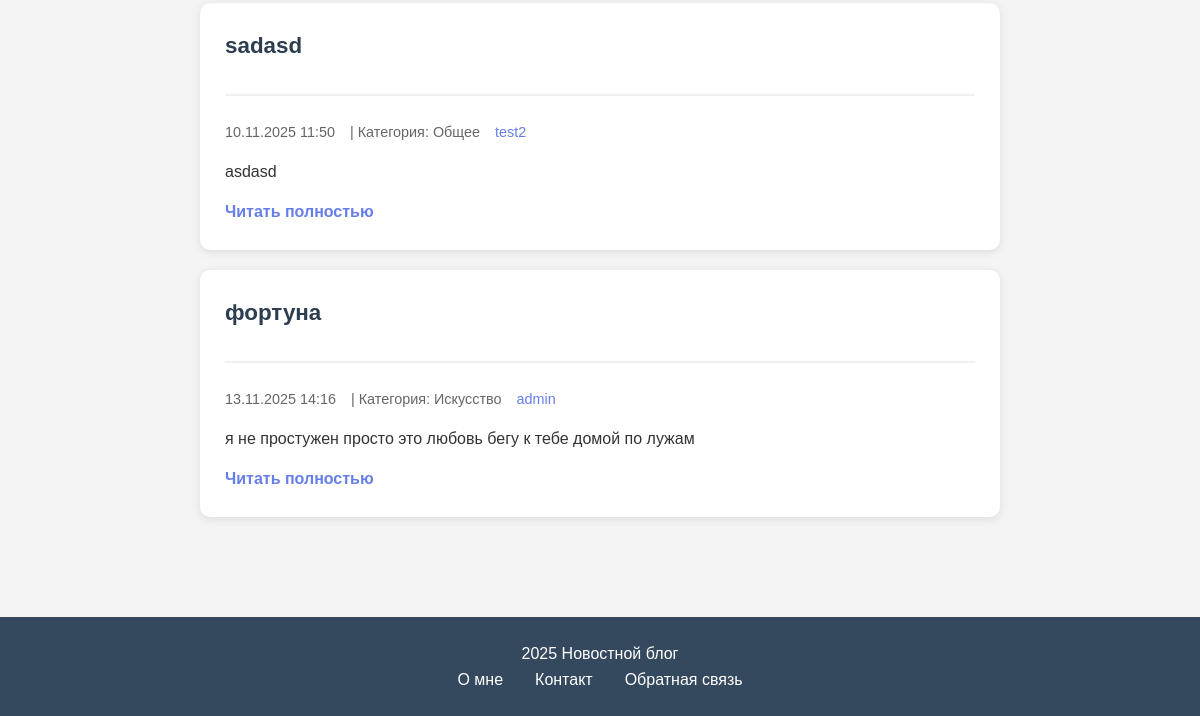
The page /articles/ (lower part) on the database as committed earlier.
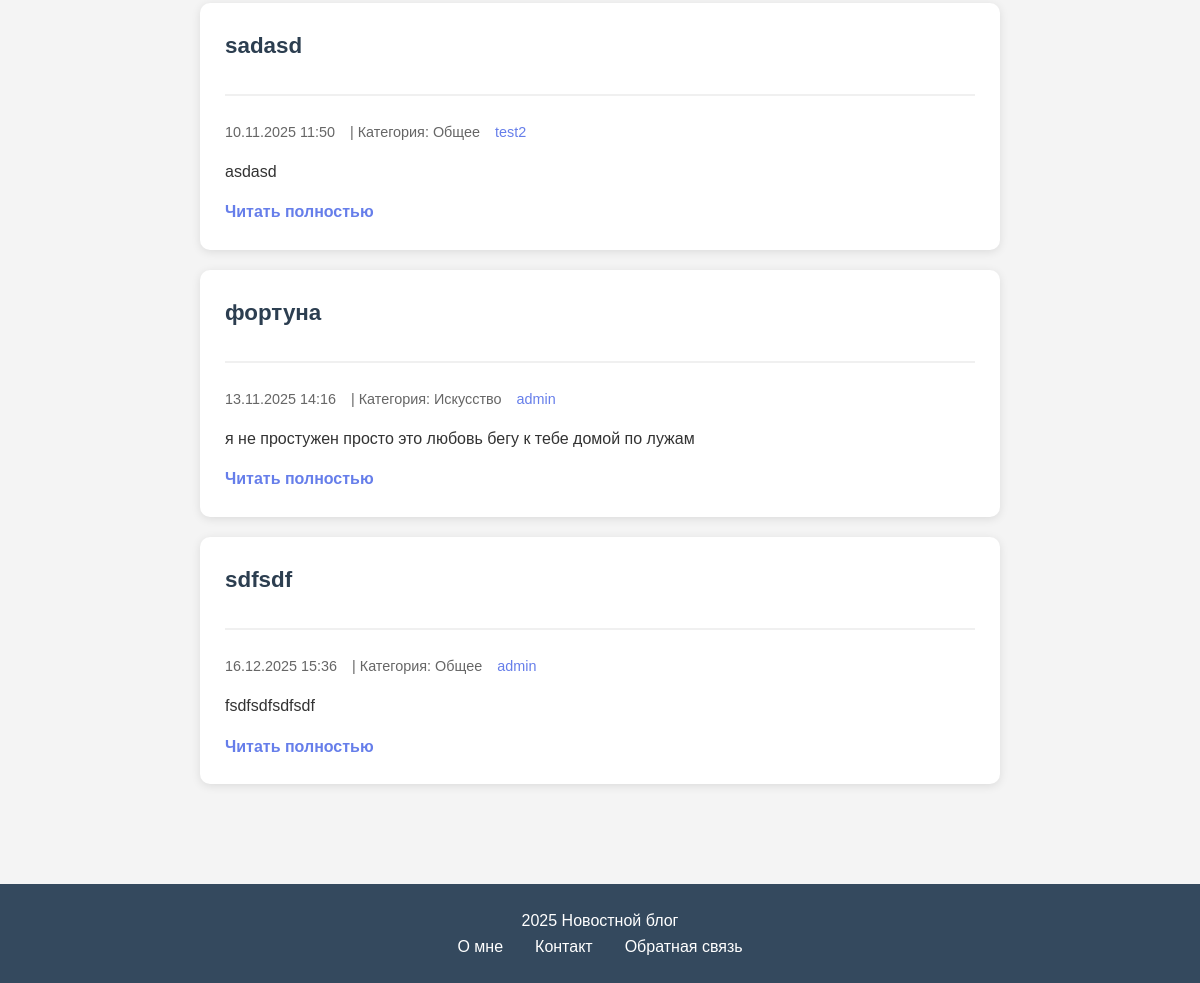
The same page on the database as committed later.
### main/models.py (models this page shows, shortened)
class Article(models.Model):
    CATEGORY_CHOICES = [
        ('technology', 'Технологии'),
        ('science', 'Наука'),
        ('art', 'Искусство'),
        ('sports', 'Спорт'),
        ('general', 'Общее'),
    ]
    title = models.CharField(max_length=200)
    text = models.TextField()
    created_date = models.DateTimeField(default=timezone.now)
    user = models.ForeignKey(User, on_delete=models.CASCADE, related_name='articles')
    category = models.CharField(
        max_length=50,
        choices=CATEGORY_CHOICES,
        default='general'
    )

### main/views.py (the view)
# urls.py: path('articles/', views.articles_list, name='articles_list'),
def articles_list(request, category=None):
    if category:
        articles = Article.objects.filter(category=category)
    else:
        articles = Article.objects.all()
    return render(request, 'main/articles_list.html', {
        'articles': articles,
        'current_category': category
    })

### main/templates/main/articles_list.html (shortened to what this page needs)
{% extends 'main/base.html' %}
{% load static %}
{% block content %}
<div class="news-container">
    {% for article in articles %}
    <div class="news-item">
        <div class="news-header">
            <h3 class="news-title">
                <a href="{% url 'article_detail' article.id %}">{{ article.title }}</a>
                {% now "Y-m-d" as today %}
            </h3>
        </div>
        <div class="news-meta article-meta-extended">
            <span class="news-date"> {{ article.created_date|date:"d.m.Y H:i" }}</span>
            <span class="article">| Категория: {{ article.get_category_display }}</span>
            <a href="{% url 'author_articles' article.user.id %}" class="article-author" style="text-decoration: none;"> {{ article.user.username }}</a>
        </div>
        <div class="news-content">
            {{ article.text|truncatewords:50 }}
        </div>
        <div style="display: flex; justify-content: space-between; align-items: center; margin-top: 15px;">
            <a href="{% url 'article_detail' article.id %}" class="read-more">Читать полностью</a>
        </div>
    </div>
    {% empty %}
    <div class="no-articles">
        <h3>Статьи не найдены</h3>
    </div>
    {% endfor %}
</div>
{% endblock %}

Rows that differ between the two databases and show on the page:
added Article: title "sdfsdf", created_date "16.12.2025 15:36", category "Общее", user.username "admin", text "fsdfsdfsdfsdf"
